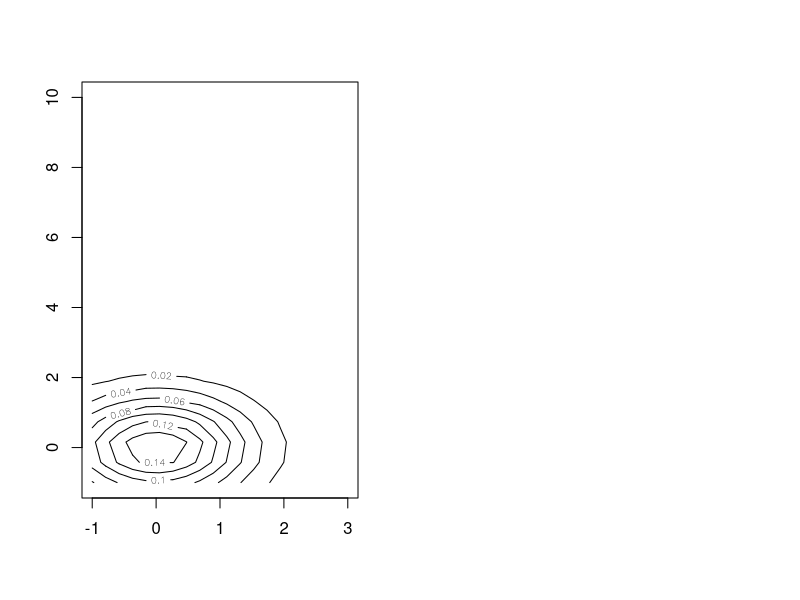

Here is the R script that generated this plot: (Note: this script raises an error after producing the figure.)
ecmo2Data = matrix(c(9, 0, 6, 4), nrow=2)
ab = c(1,2)

lik2 = function(ab) {
	a = ab[1]
	b = ab[2]
	p = antilogit(a + b*(1:0))
	prod(p^ecmo2Data[1,] * (1-p)^ecmo2Data[2,])
	#  or , dbinom(ecmo2Data[1,], ecmo2Data[1,] + ecmo2Data[2,], p)
	# (proportional)
} 

require("mvtnorm")

prior2 = function(ab, a0=0, b0=0, va=1, vab=0, vb=1)
		dmvnorm(ab, c(a0, b0), 
			matrix(c(va, vab, vab, vb), nrow=2))

avec = seq(-1, 3, length.out=20)
bvec = seq(-1, 10, length.out=20)
abgrid = expand.grid(avec, bvec)

par(mfrow=c(1,2))

prior2Matrix = matrix(prior2(abgrid), nrow=length(avec))
contour(avec, bvec, prior2Matrix)

lik2Matrix = matrix(apply(abgrid, 1, lik2), 
	nrow=length(avec))
contour(avec, bvec, lik2Matrix,
	add=T)

posterior2Matrix = prior2Matrix * lik2Matrix
contour(avec, bvec, posterior2Matrix)

